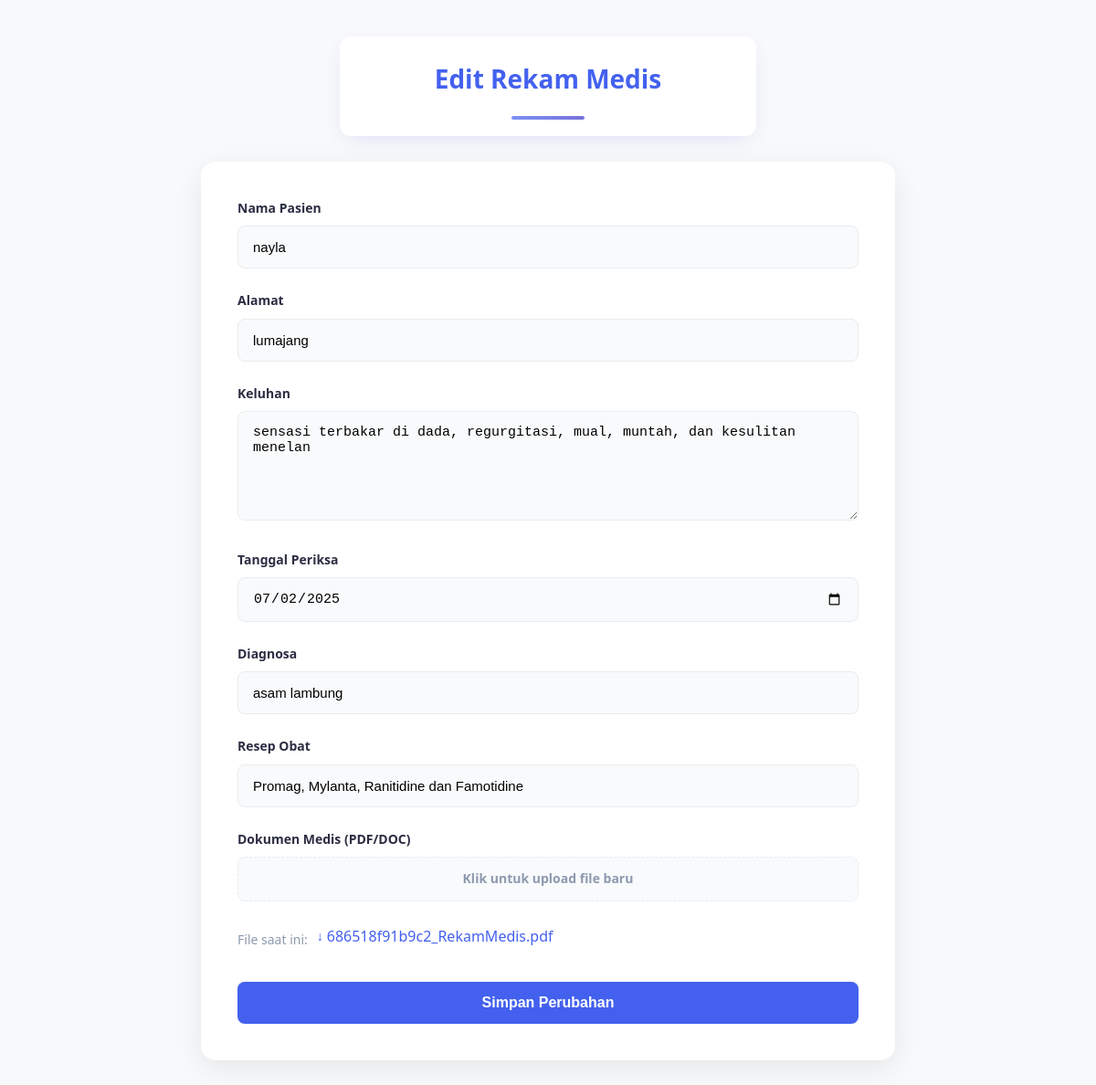
The page /pages/edit.php?id=4 on the database its author committed.
### tables this page shows
CREATE TABLE `rekam_medis` (
  `id` int(11) NOT NULL,
  `nama` varchar(100) NOT NULL,
  `alamat` varchar(255) NOT NULL,
  `keluhan` text DEFAULT NULL,
  `tanggal_periksa` date NOT NULL,
  `diagnosa` text DEFAULT NULL,
  `resep_obat` varchar(200) DEFAULT NULL,
  `file_upload` varchar(255) DEFAULT NULL
);

### pages/edit.php (the view, shortened to what this page needs)
<?php
include('config/koneksi.php');
$id = $_GET['id'];
$result = mysqli_query($koneksi, "SELECT * FROM rekam_medis WHERE id='$id'");
$row = mysqli_fetch_assoc($result);
?>
<!DOCTYPE html>
<html>
<head>
</head>
<body>
  <div class="container">
    <h1 class="center-shadow">Edit Rekam Medis</h1>
    <div class="form-card">
      <form action="" method="post" enctype="multipart/form-data">
        <div class="form-group">
          <label>Nama Pasien</label>
          <input type="text" name="nama" required value="<?= htmlspecialchars($row['nama']); ?>">
        </div>
        <div class="form-group">
          <label>Alamat</label>
          <input type="text" name="alamat" required value="<?= htmlspecialchars($row['alamat']); ?>">
        </div>
        <div class="form-group">
          <label>Keluhan</label>
          <textarea name="keluhan" required><?= htmlspecialchars($row['keluhan']); ?></textarea>
        </div>
        <div class="form-group">
          <label>Tanggal Periksa</label>
          <input type="date" name="tanggal_periksa" value="<?= htmlspecialchars($row['tanggal_periksa']); ?>" required>
        </div>
        <div class="form-group">
          <label>Diagnosa</label>
          <input type="text" name="diagnosa" required value="<?= htmlspecialchars($row['diagnosa']); ?>">
        </div>
        <div class="form-group">
          <label>Resep Obat</label>
          <input type="text" name="resep_obat" required value="<?= htmlspecialchars($row['resep_obat']); ?>">
        </div>
        <div class="form-group">
          <label>Dokumen Medis (PDF/DOC)</label>
          <div class="custom-file-input">
            <label class="file-input-label">
              Klik untuk upload file baru
            </label>
          </div>
          <?php if (!empty($row['file_upload'])): ?>
            <div class="file-upload-container">
              <span class="file-name">File saat ini:</span>
              <a href="uploads/<?= htmlspecialchars($row['file_upload']); ?>" target="_blank"><?= htmlspecialchars($row['file_upload']); ?></a>
            </div>
          <?php endif; ?>
        </div>
        <button type="submit" name="submit" value="simpan">Simpan Perubahan</button>
      </form>
    </div>
  </div>
</body>
</html>

### pages/edit.php (style rules this page uses)
:root { --primary: #4361ee; --primary-dark: #3f37c9; --secondary: #3a86ff; --danger: #f72585; --danger-dark: #c9184a; --success: #4cc9f0; --success-dark: #4895ef; --text: #2b2d42; --text-light: #8d99ae; --bg: #f8f9fa; --card-bg: #ffffff; --border: #e9ecef; }
* { margin: 0; padding: 0; box-sizing: border-box; }
body { font-family: 'Poppins', 'Segoe UI', Roboto, sans-serif; background-color: var(--bg); color: var(--text); line-height: 1.6; padding: 0; margin: 0; }
.container { max-width: 800px; margin: 40px auto; padding: 0 20px; }
.form-card { background: var(--card-bg); border-radius: 16px; box-shadow: 0 8px 30px rgba(0, 0, 0, 0.08); padding: 40px; margin-top: 20px; }
h1 { color: var(--primary); font-size: 28px; font-weight: 700; margin-bottom: 10px; text-align: center; }
.form-group { margin-bottom: 24px; }
label { display: block; margin-bottom: 8px; font-weight: 600; color: var(--text); font-size: 14px; }
input[type="text"], input[type="date"], input[type="file"], textarea { width: 100%; padding: 14px 16px; border: 1px solid var(--border); border-radius: 8px; font-size: 15px; transition: all 0.3s ease; background-color: #f8fafc; }
textarea { min-height: 120px; resize: vertical; }
.file-upload-container { margin-top: 8px; display: flex; align-items: center; }
.file-upload-container a { color: var(--primary); text-decoration: none; font-weight: 500; margin-left: 10px; display: flex; align-items: center; }
.file-upload-container a::before { content: "↓"; margin-right: 4px; font-size: 14px; }
button[type="submit"] { background: var(--primary); color: white; border: none; padding: 14px 24px; border-radius: 8px; font-size: 16px; font-weight: 600; cursor: pointer; width: 100%; transition: all 0.3s ease; margin-top: 10px; }
.custom-file-input { position: relative; overflow: hidden; display: inline-block; width: 100%; }
.file-input-label { display: block; padding: 12px 16px; background: #f8fafc; border: 1px dashed var(--border); border-radius: 8px; text-align: center; color: var(--text-light); cursor: pointer; transition: all 0.3s ease; }
.file-name { margin-top: 8px; font-size: 14px; color: var(--text-light); }
.center-shadow { text-align: center; margin: 0 auto 28px auto; box-shadow: 0 8px 24px -8px rgba(67, 97, 238, 0.18); background: #fff; border-radius: 12px; padding: 24px 0 18px 0; position: relative; width: 60%; }
.center-shadow::after { content: ""; display: block; margin: 18px auto 0 auto; width: 80px; height: 4px; border-radius: 2px; background: linear-gradient(90deg, var(--primary), var(--primary-dark)); opacity: 0.7; }

### rows shown on the page
rekam_medis: nama "nayla", alamat "lumajang", keluhan "sensasi terbakar di dada, regurgitasi, mual, muntah, dan kesulitan menelan", tanggal_periksa "07/02/2025", diagnosa "asam lambung", resep_obat "Promag, Mylanta, Ranitidine dan Famotidine", file_upload "686518f91b9c2_RekamMedis.pdf"
